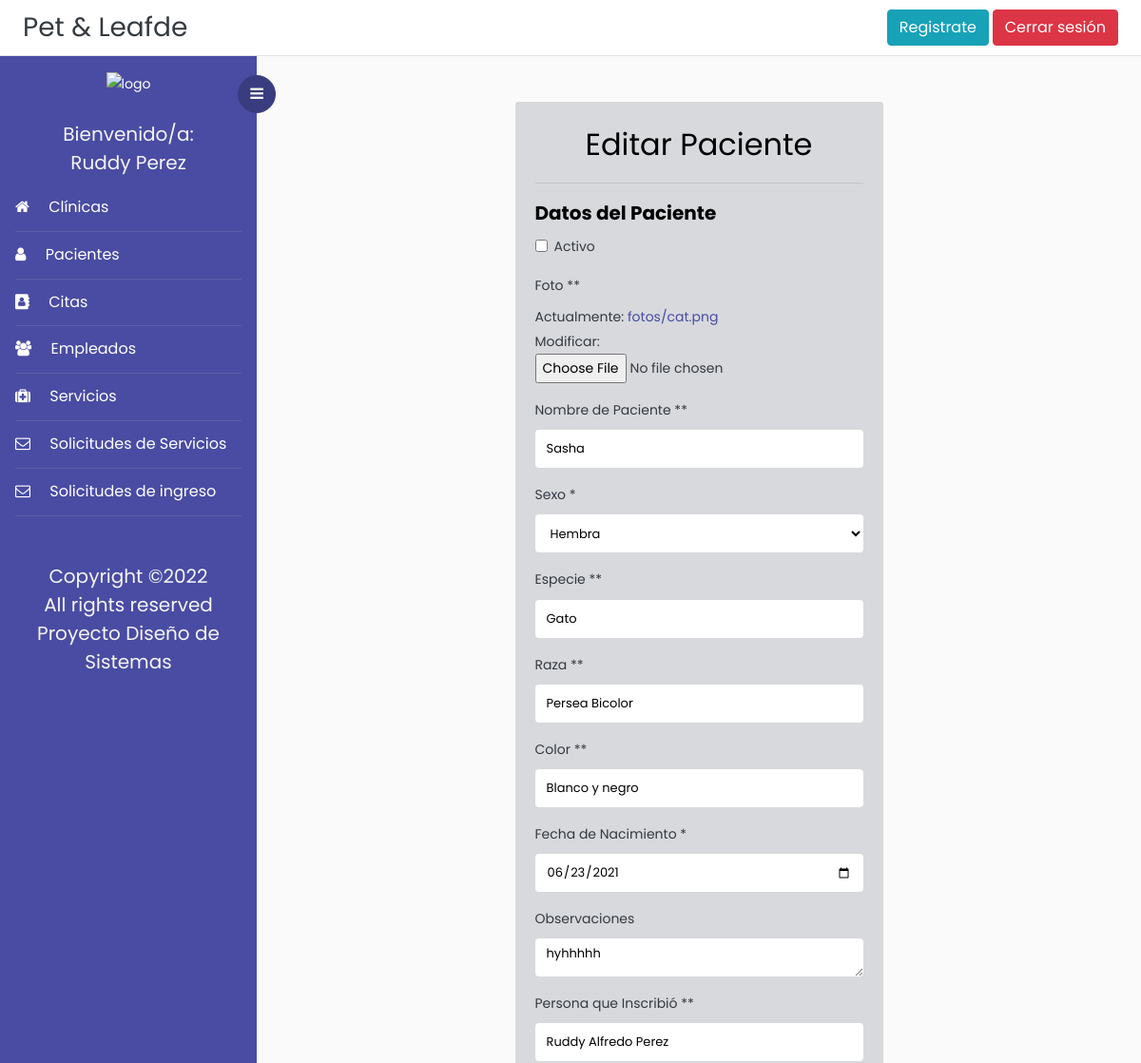
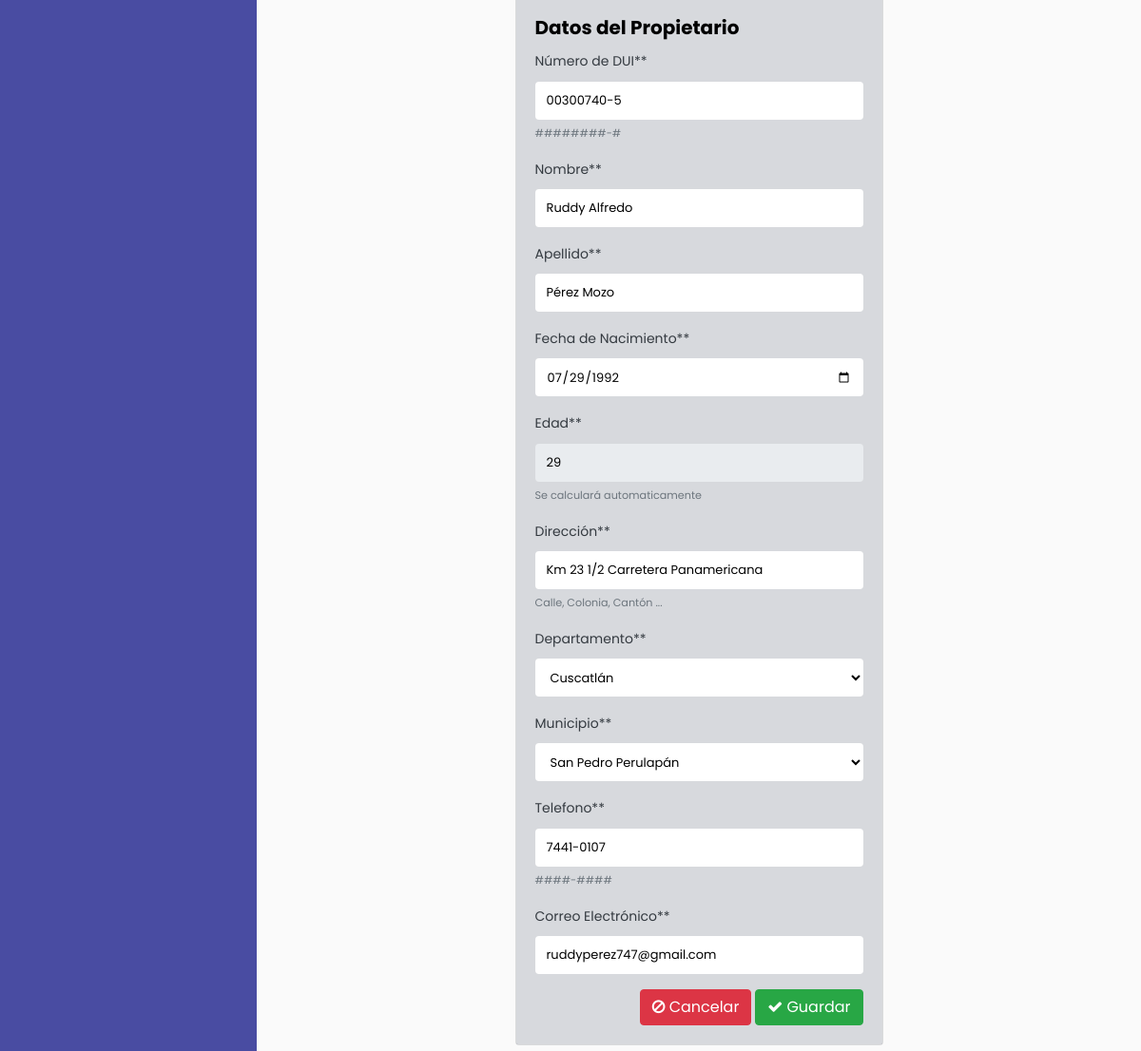
Screenshot of /modificarPaciente/1 (signed in) with the database file from the repository (2 pictures, top to bottom).
### Veterinaria/models.py (models this page shows, shortened)
class Paciente(models.Model):
    id = models.AutoField(primary_key=True)
    foto = models.ImageField(upload_to='fotos', null = True)
    nombrePac = models.CharField(max_length=50,help_text="", validators=[solo_Letras])
    SEXO = (('m','Macho'),('h', 'Hembra'))# Estructura para la selección del sexo del paciente
    sexo = models.CharField(max_length=10, choices=SEXO, blank=True, help_text='')
    especie = models.CharField(max_length=50, help_text="", validators=[solo_Letras])
    raza = models.CharField(max_length=50,help_text="", validators=[solo_Letras])
    color = models.CharField(max_length=50,help_text="", validators=[solo_Letras])
    fechaNacimPac = models.DateField(null=False, blank=True, validators=[validar_Fecha])
    observaciones = models.CharField(max_length=500, null = True, blank=True)
    fechaInscrip = models.DateField(auto_now_add = True)# fecha de inscripcion del paciente
    personaInscrip = models.CharField(max_length=70,help_text="", validators=[solo_Letras])
    activo = models.BooleanField(blank=True,  default=1)
    propietario = models.ForeignKey('Propietario', on_delete = models.SET_NULL, null=True)

class Propietario(models.Model):
    dui = models.CharField(max_length=10, help_text="########-#", primary_key=True,validators=[formato_Dui])
    nombre = models.CharField(max_length=100, validators=[solo_Letras])
    apellido = models.CharField(max_length=100, validators=[solo_Letras])
    fechaNacim = models.DateField(validators=[validar_Fecha])
    edad = models.IntegerField(help_text="Se calculará automaticamente",validators=[solo_Numeros])
    direccion = models.CharField(max_length=100,help_text="Calle, Colonia, Cantón ...")
    departamento = models.ForeignKey('Departamento', on_delete = models.SET_NULL, null=True)
    municipio = models.ForeignKey('Municipio', on_delete = models.SET_NULL, null=True)
    correo = models.CharField(max_length=50,help_text="")
    telefono = models.CharField(max_length=9,help_text="####-####",validators=[formato_Telefono])

class Departamento(models.Model):
    id = models.IntegerField(primary_key = True)
    nombre = models.CharField(max_length = 100, help_text = "Ingrese un departamento")
    def __str__(self):
        return self.nombre

### Veterinaria/views.py (the view, shortened to what this page needs)
# urls.py: path('modificarPaciente/<int:pk>', login_required(ModificarPaciente.as_view()), name='modificar_paciente'),
class ModificarPaciente(UpdateView):
    model = Paciente
    second_model = Propietario
    template_name = 'Plantillas/modificarPaciente.html'
    form_class = PacienteForm
    second_form_class = PropietarioForm
    success_url = reverse_lazy('listado_pacientes')
    def get_context_data (self , **kwargs):
        context = super(ModificarPaciente, self).get_context_data(**kwargs)
        pk = self.kwargs.get('pk', 0)
        paciente = self.model.objects.get(id=pk)
        propietario = self.second_model.objects.get(dui=paciente.propietario_id)
        if 'form' not in context:
            context['form'] = self.form_class()
        if 'form2' not in context:
            context['form2'] = self.second_form_class(instance=propietario)
        context['id'] = pk
        return context

### Veterinaria/forms.py
class PacienteForm(forms.ModelForm):
	class Meta:
		model = Paciente
		fields = [
			 'activo','foto','nombrePac','sexo', 'especie','raza','color','fechaNacimPac','observaciones','personaInscrip',
		]
		labels = {
			'activo': 'Activo',
			'foto':'Foto *',
			'nombrePac':'Nombre de Paciente *',
		    'sexo':'Sexo *',
		    'especie':'Especie *',
		    'raza':'Raza *',
		    'color':'Color *',
		    'fechaNacimPac':'Fecha de Nacimiento *',
            'observaciones':'Observaciones',
			'personaInscrip':'Persona que Inscribió *'
		}
		widgets = {
			'observaciones':forms.Textarea(attrs={'class':'form-contol','rows':'4'}),
			'fechaNacimPac': DateInput(format=('%Y-%m-%d'),attrs={'class':'form-control',}),
		}

class PropietarioForm(forms.ModelForm):
	class Meta:
		model = Propietario
		fields = [
			'dui','nombre', 'apellido','fechaNacim','edad','direccion','departamento','municipio','telefono','correo',
		]
		labels = {
			'dui':'Número de DUI*',
			'nombre':'Nombre*',
			'apellido':'Apellido*',
		    'fechaNacim':'Fecha de Nacimiento*',
            'edad':'Edad*',
            'direccion':'Dirección*',
            'departamento':'Departamento*',
            'municipio':'Municipio*',
            'telefono':'Telefono*',
            'correo':'Correo Electrónico*',
		}
		widgets = {
			'edad':forms.TextInput(attrs={'class':'form-contol'}),
			'fechaNacim': DateInput(format=('%Y-%m-%d'),attrs={'class':'form-control'}),
		}

### Veterinaria/models.py (called while the page is built)
    def __str__(self):
        return self.nombre

### Veterinaria/templates/Plantillas/modificarPaciente.html (shortened to what this page needs)
{% extends 'base.html' %}
{%load static%}
{% block content %}
{% load crispy_forms_tags %}
<div class="container">
    <div class="row">
        <div class="col-12 col-md-6 offset-md-3">
            <div class="card bg-light text-dark">
                <div class="card-body" style="background-color: #b9bbc281;">
                    <h2 align ="center">Editar Paciente </h2>
                    <hr>
    <form role="form" method="POST" enctype ="multipart/form-data" >
        <h5><B>Datos del Paciente</B></h5>
                    {{ form|crispy}}
        <h5><B>Datos del Propietario</B></h5>
                    {{ form2|crispy}}
        <div class="d-flex justify-content-end">
            <a class="btn btn-danger" href="javascript: history.go(-1)"><i class="fa fa-ban" aria-hidden="true"></i> Cancelar</a>
            <button  type="submit" class="btn btn-success float-right"><i class="fa fa-check" aria-hidden="true"></i> Guardar</button>
        </div>
    </form>
</div>
{% endblock content%}

### Veterinaria/templates/base.html (shortened to what this page needs)
<!doctype html>
<html lang="en">
  <head>
	<link rel="stylesheet" href="https://cdnjs.cloudflare.com/ajax/libs/select2/4.0.13/css/select2.min.css" />
    <link rel="stylesheet" href="https://cdn.jsdelivr.net/bxslider/4.2.12/jquery.bxslider.css">
	<link rel="stylesheet" href="https://stackpath.bootstrapcdn.com/font-awesome/4.7.0/css/font-awesome.min.css">
    {% load static %}
	<link rel="stylesheet" href="{% static 'css/style.css' %}">
    <link href='https://api.mapbox.com/mapbox-gl-js/v2.3.1/mapbox-gl.css' rel='stylesheet' />
  </head>
  <body>
		{% block navbar %}
	  <div class="d-flex flex-column flex-md-row align-items-center p-2 px-md-4 bg-white border-bottom box-shadow">
      <h3 class="my-0 mr-md-auto font-weight-normal" ><a class="text-dark" href="{% url 'index' %}">Pet & Leafde</a></h3>
	  <a class="btn btn-info" href="{% url 'registro'%}">Registrate</a>&nbsp;
	  {% if request.user.is_authenticated %}
      <a class="btn btn-danger" href="{% url 'logout' %}">Cerrar sesión</a>
	  {% else %}
	  <a class="btn btn-success" href="{% url 'login' %}">Iniciar sesión</a>
	  {% endif %}
    </div>
		<div class="wrapper d-flex align-items-stretch">
			<nav id="sidebar">
				<div class="custom-menu">
					<button type="button" id="sidebarCollapse" class="btn btn-primary">
	          <i class="fa fa-bars"></i>
	        </button>
        </div>
				<div class="p-3">
        <div class="contenedor_logo" align="center">
            <img  class="logo"  src="{% static 'images/logo.png'%}" alt="logo">
        </div>&nbsp;
			{% if request.user.is_authenticated %}
			<h5 style="color:whitesmoke;" class="my-0 mr-md-auto font-weight-normal" align ="center">Bienvenido/a:</h5>
			<h5 style="color:whitesmoke;" align ='center'>{{user.first_name}} {{user.last_name}}</h5>
	        <ul class="list-unstyled components mb-5">
	          <li class="active">
	            <a href="{% url 'listar_clinica' %}"><span class="fa fa-home mr-3"></span> Clínicas</a>
	          </li>
	          <li class="active">
	            <a href="{% url 'listado_pacientes' %}"><span class="fa fa-user mr-3"></span> Pacientes</a>
	          </li>
	          <li class="active">
              <a href="{% url 'listado_citas' %}"><span class="fa fa-address-book mr-3"></span> Citas</a>
	          </li>
	          <li class="active">
              	<a href="{% url 'listado_empleados' %}"><span class="fa fa-users mr-3"></span> Empleados</a>
	          </li>
			  <li class="active">
              	<a href="{% url 'listado_servicios' %}"><span class="fa fa-medkit mr-3"></span> Servicios</a>
	          </li>
			  <li class="active">
              	<a href="{% url 'listado_solicitud_servicio' %}"><span class="fa fa-envelope-o mr-3"></span> Solicitudes de Servicios</a>
	          </li>
			  <li class="active">
				<a href="{% url 'listado_solicitudes' %}"><span class="fa fa-envelope-o mr-3"></span> Solicitudes de ingreso</a>
			</li>
			</ul>
			{% endif %}
	        <div class="footer">
	        	<h5 align="center" style="color:whitesmoke;">
						  Copyright &copy;<script>document.write(new Date().getFullYear());</script><br>
						  All rights reserved <br> Proyecto Diseño de Sistemas
	        </div>
	      </div>
    	</nav>
        {% endblock navbar%}
      <div id="content" class="p-4 p-md-5 pt-5">
	  {% block content %}{% endblock content%}
  </body>
</html>

### rows the page displays
Paciente: nombrePac "Sasha", sexo "Hembra", especie "Gato", raza "Persea Bicolor", color "Blanco y negro", fechaNacimPac "06/23/2021", observaciones "hyhhhhh", personaInscrip "Ruddy Alfredo Perez"
Propietario: dui "00300740-5", nombre "Ruddy Alfredo", apellido "Pérez Mozo", fechaNacim "07/29/1992", edad "29", direccion "Km 23 1/2 Carretera Panamericana", departamento "Cuscatlán", municipio "San Pedro Perulapán", telefono "7441-0107", correo "ruddyperez747@gmail.com"

### other values shown
{{ user.first_name }} "Ruddy"
{{ user.last_name }} "Perez"
